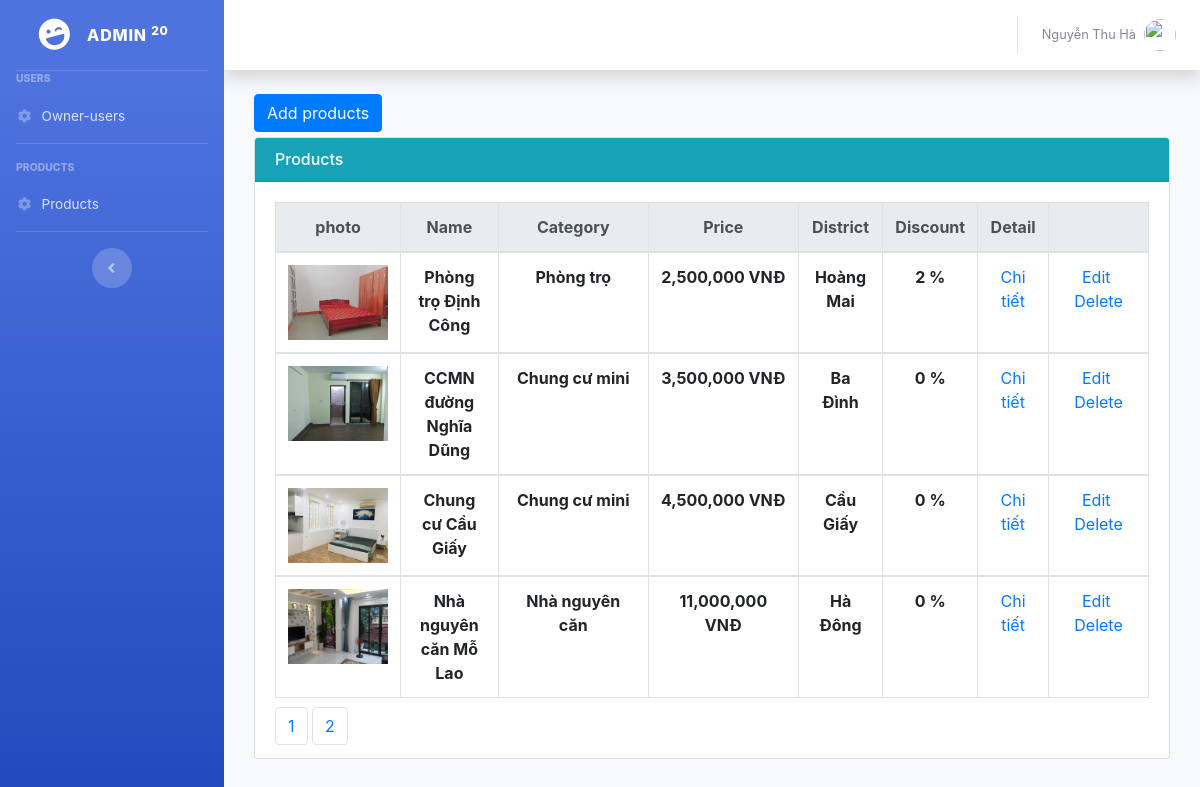
Page /Backend/Owner/index.php?controller=products&action=read (signed in) on the committed database.
### tables this page shows
CREATE TABLE `products` (
  `id` int(11) NOT NULL,
  `name` varchar(500) NOT NULL,
  `photo` varchar(255) NOT NULL,
  `owner_id` int(11) NOT NULL,
  `category_id` int(11) NOT NULL,
  `location_id` int(11) NOT NULL,
  `address` varchar(500) NOT NULL,
  `title` varchar(500) NOT NULL,
  `description` varchar(4000) NOT NULL,
  `area` double NOT NULL,
  `discount` double NOT NULL,
  `chung_chu` int(11) NOT NULL,
  `phong_tam` varchar(500) NOT NULL,
  `phong_bep` varchar(500) NOT NULL,
  `dieu_hoa` int(11) NOT NULL,
  `ban_cong` int(11) NOT NULL,
  `hot` int(11) NOT NULL,
  `gia_dien_nuoc` varchar(255) NOT NULL,
  `price` double NOT NULL,
  `quantities` int(11) NOT NULL,
  `date` date NOT NULL
);

CREATE TABLE `categories` (
  `id` int(11) NOT NULL,
  `name` varchar(255) NOT NULL
);

CREATE TABLE `location` (
  `id` int(11) NOT NULL,
  `name` varchar(500) NOT NULL
);

### Backend/Owner/Controllers/ProductsController.php (called while the page is built, shortened)
<?php
	include "Models/ProductsModel.php";
	class ProductsController extends ProductsModel{
		public function read(){
			$recordPerPage = 25;
			$numPage = ceil($this->modelTotal()/$recordPerPage);
			$listRecord = $this->modelRead($recordPerPage);
			include "Views/ProductsView.php";
		}
	}
 ?>

### Backend/Owner/Models/ProductsModel.php (called while the page is built, shortened)
<?php
	class ProductsModel{
		public function modelRead($recordPerPage){
			$total = $this->modelTotal();
			$numPage = ceil($total/$recordPerPage);
			$page = isset($_GET["p"]) && $_GET["p"] > 0 ? $_GET["p"]-1 : 0;
			$from = $page * $recordPerPage;
			$conn = Connection::getInstance();
			$query = $conn->query("select * from products where owner_id ='{$_SESSION["ownerId"]}' order by id desc limit $from, $recordPerPage");
			return $query->fetchAll();
		}
		public function modelTotal(){
			$conn = Connection::getInstance();
			$query = $conn->query("select id from products order by id desc");
			return $query->rowCount();
		}
		public function modelGetCategoryName($id){
			$conn = Connection::getInstance();
			$query = $conn->query("select * from categories where id = $id");
			$record = $query->fetch();
			return $record->name;
		}
		public function modelGetLocationName($id){
			$conn = Connection::getInstance();
			$query = $conn->query("select * from location where id = $id");
			$record = $query->fetch();
			return $record->name;
		}
	}
 ?>

### Backend/Owner/Views/ProductsView.php (the view, shortened to what this page needs)
<div class="col-md-12" >
    <div style="margin-bottom:5px;">
        <a href="index.php?controller=products&action=create" class="btn btn-primary">Add products</a>
    </div>
    <div class="card card-primary">
        <h6 class="card-header bg-info" style="color: white">Products</h6>
        <div class="card-body">
            <table class="table table-bordered">
              <thead class="thead-light">
                <tr style="text-align: center;">
                  <th scope="col" style="width: 100px;">photo</th>
                  <th scope="col">Name</th>
                  <th scope="col" style="width: 150px;">Category</th>
                  <th scope="col" style="width: 150px;">Price</th>
                  <th scope="col">District</th>
                  <th scope="col" style="width: 80px;">Discount</th>
                  <th scope="col">Detail</th>
                  <th scope="col"style="width: 100px;"></th>
                </tr>
              </thead>
              <?php foreach($listRecord as $rows): ?>
              <tbody>
                <tr style="text-align: center;">
                  <td style="">
                    <?php if($rows->photo != "" && file_exists('../../Assets/Upload/Products/'.$rows->photo)): ?>
                      <img src="../../Assets/Upload/Products/<?php echo $rows->photo; ?>" style="width:100px;">
                    <?php endif; ?>
                  </td>
                  <th><?php echo $rows->name; ?></th>
                  <th><?php echo $this->modelGetCategoryName($rows->category_id); ?></th>
                  <th> <?php echo number_format($rows->price);?> VNĐ</th>
                  <th><?php echo $this->modelGetLocationName($rows->location_id); ?></th>
                  <th><?php echo number_format($rows->discount); ?> %</th>
                  <td><a href="index.php?controller=products&action=detail&id=<?php echo $rows->id;?>" class="label label-success">Chi tiết</a></td>
                  <td style="text-align:center;">
                    <a href="index.php?controller=products&action=update&id=<?php echo $rows->id; ?>">Edit</a>&nbsp;
                    <a href="index.php?controller=products&action=delete&id=<?php echo $rows->id; ?>" onclick="return window.confirm('Are you sure?');">Delete</a>
                  </td>
                </tr>
              </tbody>
              <?php endforeach; ?>
            </table>
            <ul class="pagination">
                <li class="page-item">
                    <?php for($i = 1; $i <= $numPage; $i++): ?>
                    <a href="index.php?controller=products&action=read&p=<?php echo $i; ?>" class="page-link"><?php echo $i; ?></a>
                    <?php endfor; ?>
                </li>
            </ul>
        </div>
    </div>
</div>

### Backend/Owner/Views/ProductsView.php (style rules this page uses)
.pagination { padding:0px; margin:0px; }
.page-link { display: inline; }

### rows in the picture
products: photo (picture), name "Phòng trọ Định Công", category.name "Phòng trọ", price "2,500,000", location.name "Hoàng Mai", discount "2"
products: photo (picture), name "CCMN đường Nghĩa Dũng", category.name "Chung cư mini", price "3,500,000", location.name "Ba Đình", discount "0"
products: photo (picture), name "Chung cư Cầu Giấy", category.name "Chung cư mini", price "4,500,000", location.name "Cầu Giấy", discount "0"
products: photo (picture), name "Nhà nguyên căn Mỗ Lao", category.name "Nhà nguyên căn", price "11,000,000", location.name "Hà Đông", discount "0"

### other values in the picture
$_SESSION["ownerName"] "Nguyễn Thu Hà"
